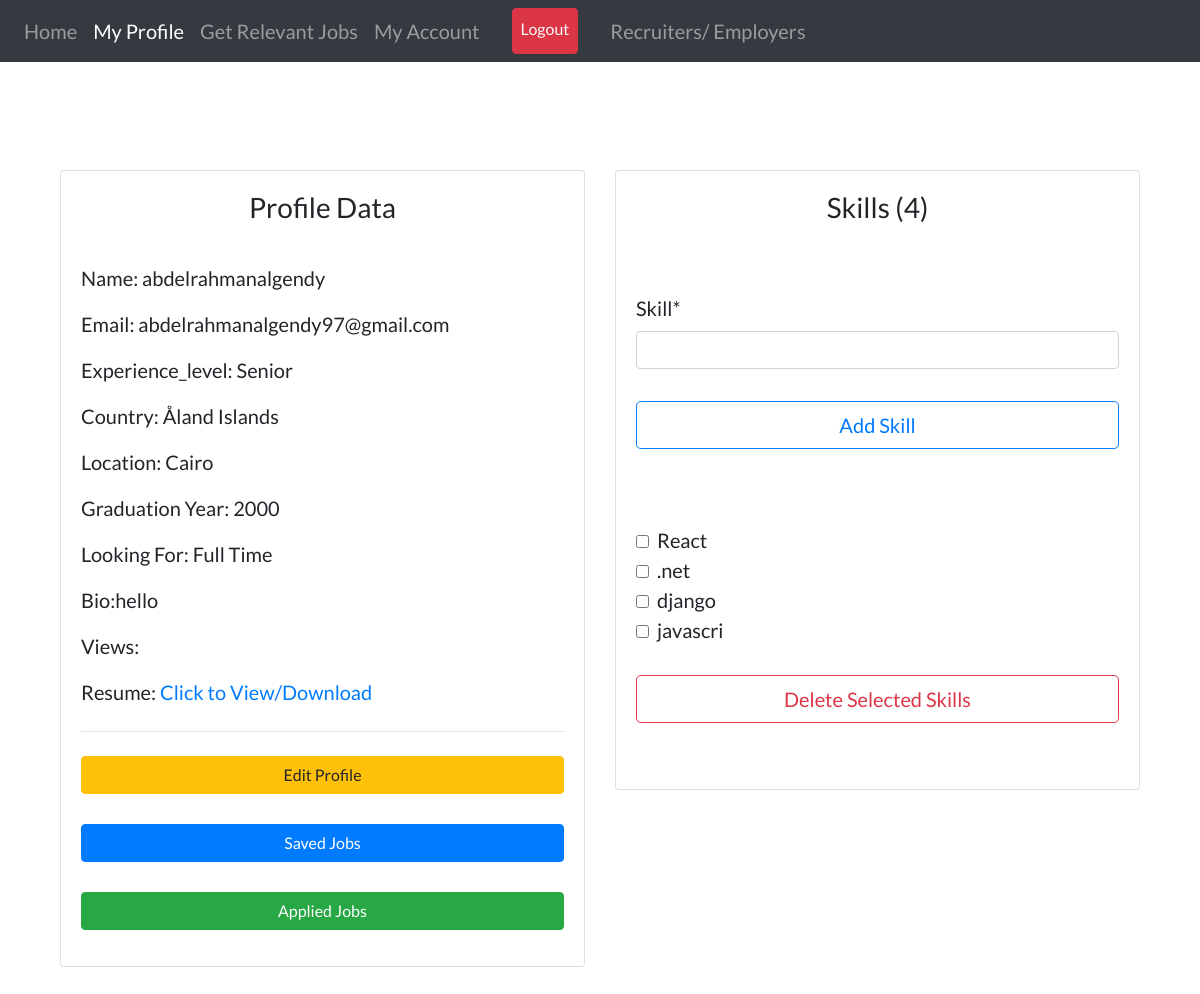
The page /accounts/profile/ (signed in) on the database its author committed.
### users/models.py (models this page shows, shortened)
class User(AbstractUser):
    username = None
    email = models.EmailField(
        _("email address"),
        unique=True,
    )
    National_id = models.IntegerField(unique= True ,  null = True )
    title = models.CharField(max_length=255, null = True)
    full_name = models.CharField(max_length=200, null=True, blank=True)
    country = CountryField(null=True, blank=True)
    experience_level = models.CharField(
        max_length=30, choices=CHOICES, default='Senior', null=True)
    bio = models.TextField(null= True )
    objects = BlangoUserManager()
    USERNAME_FIELD = "email"
    REQUIRED_FIELDS = [ ]

### Candidates/models.py (models this page shows, shortened)
class Profile(models.Model):
    user = models.OneToOneField(
        User, on_delete=models.CASCADE, primary_key=True, related_name='profile')
    location = models.CharField(max_length=255, null=True, blank=True)
    resume = models.FileField(upload_to='resumes', null=True, blank=True)
    grad_year = models.IntegerField(blank=True ,default=2000)
    looking_for = models.CharField(
        max_length=30, choices=CHOICES, default='Full Time', null=True)
    slug = AutoSlugField(populate_from='user', unique=True)
    hit_count_generic = GenericRelation(HitCount, object_id_field='object_pk',
     related_query_name='hit_count_generic_relation')

class Skill(models.Model):
    skill = models.CharField(max_length=200)
    user = models.ForeignKey(
        User, related_name='skills', on_delete=models.CASCADE)

### Candidates/views.py (the view)
# urls.py: path('accounts/profile/', views.my_profile, name='my-profile'),
@login_required
def my_profile(request):
    you = request.user
    profile = Profile.objects.filter(user=you).first()
    HitCountDetailView.count_hit = True
    user_skills = Skill.objects.filter(user=you)
    if request.method == 'POST':
        form = NewSkillForm(request.POST)
        if form.is_valid():
            data = form.save(commit=False)
            data.user = you
            data.save()
            return redirect('my-profile')
    else:
        form = NewSkillForm()
    context = {
        'u': you,
        'profile': profile,
        'skills': user_skills,
        'form': form,
        'profile_page': "active",
    }
    return render(request, 'candidates/profile.html', context)

### Candidates/forms.py
class NewSkillForm(forms.ModelForm):
    class Meta:
        model = Skill
        fields = ['skill']

### Candidates/templates/candidates/profile.html (shortened to what this page needs)
{% extends "users/layout.html" %} {% load static %} {% load crispy_forms_tags %}
{% block content %} {% load hitcount_tags %}
<br /><br />
<div class="container">
  <div class="row">
    <div class="col-md-6">
      <div class="card card-signin my-5">
        <div class="card-body">
          <h3 class="text-center">Profile Data</h3>
          <br />
          <form class="form-signin">
            <div class="form-group">
              <p>Name: {{ u.full_name }}</p>
              <p>Email: {{ u.email }}</p>
              <p> Experience_level: {{u.experience_level}}</p>
              <p>Country: {{ u.country.name }}</p>
              <p>Location: {{ profile.location }}</p>
              <p>Graduation Year: {{ profile.grad_year }}</p>
              <p>Looking For: {{ profile.looking_for }}</p>
              <p>Bio:{{u.bio}}</p>
              {% if profile and request.user == u %}
              <p>Views: {% get_hit_count for profile %}</p>
              {% endif %}
              {% if profile.resume %}
              <p>
                Resume:
                <a href="{{ profile.resume.url }}">Click to View/Download</a>
              </p>
              {% else %}
              <p>Resume: Not Provided</p>
              {% endif %} {% if request.user == u %}
              <hr class="my-4" />
              <a
                class="btn btn-warning btn-block"
                href="{% url 'edit-profile' %}"
                >Edit Profile</a
              ><br />
              <a class="btn btn-primary btn-block" href="{% url 'saved-jobs' %}"
                >Saved Jobs</a
              ><br />
              <a
                class="btn btn-success btn-block"
                href="{% url 'applied-jobs' %}"
                >Applied Jobs</a
              >
              {% endif %}
            </div>
          </form>
        </div>
      </div>
    </div>
    <div class="col-md-6">
      <div class="card card-signin my-5">
        <div class="card-body">
          <h3 class="text-center">Skills ({{ skills.count }})</h3>
          <br />
          {% if request.user != u %}
          <ol>
            {% for skill in skills %}
            <li>{{skill.skill}}</li>
            {% endfor %}
          </ol>
          {% else %}
          <form class="form-signin" method="POST">
            <fieldset class="form-group">
              <br />
              {{ form|crispy }}
            </fieldset>
            <div class="form-group">
              <button
                class="btn btn-lg btn-outline-primary btn-block"
                type="submit"
              >
                Add Skill</button
              ><br />
            </div>
          </form>
          <br />
          {% if skills %}
          <form
            class="form-signin"
            action="{% url 'skill-delete' %}"
            method="POST"
          >
            {% csrf_token %} {% for skill in skills %}
            <div>
              <input
                class="mr-2"
                type="checkbox"
                value="{{ skill.id }}"
                name="choices"
              />{{ skill.skill }}
            </div>
            {% endfor %}
            <br />
            <div class="form-group">
              <button
                class="btn btn-lg btn-outline-danger btn-block"
                type="submit"
                name="delete"
              >
                Delete Selected Skills</button
              ><br />
            </div>
          </form>
          {% endif %} {% endif %}
        </div>
      </div>
    </div>
  </div>
</div>
{% endblock content %}

### users/templates/users/layout.html (style rules this page uses)
body { font-family: "Lato"; font-size: 20px; }

### rows shown on the page
User: full_name "abdelrahmanalgendy", email "abdelrahmanalgendy97@gmail.com", experience_level "Senior", country.name "Åland Islands", bio "hello"
Profile: location "Cairo", grad_year "2000", looking_for "Full Time"
Skill: skill "React"
Skill: skill ".net"
Skill: skill "django"
Skill: skill "javascri"

### other values the page prints
{{ skills.count }} "4"
